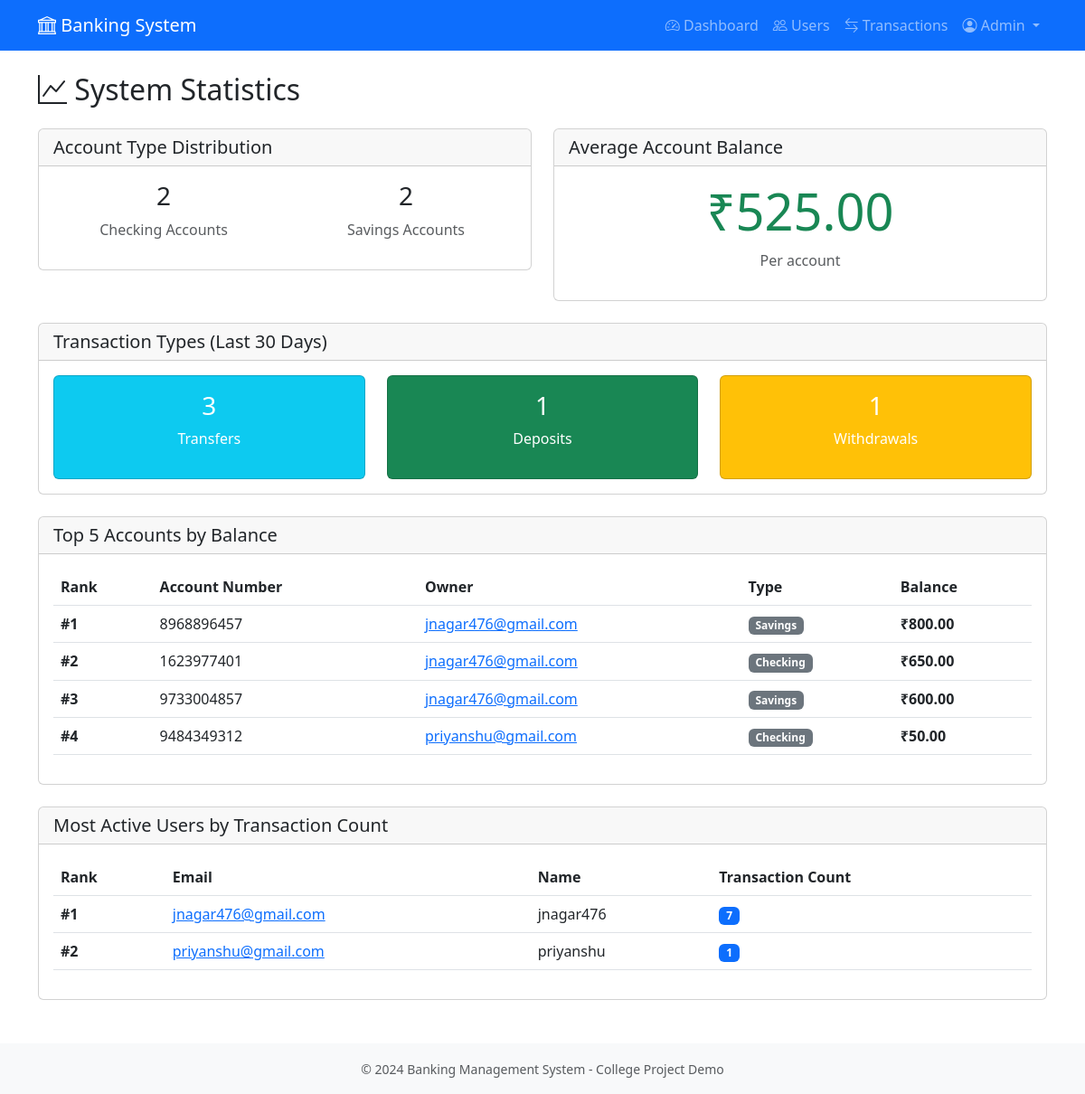
The app's page /admin/statistics (signed in), older data.
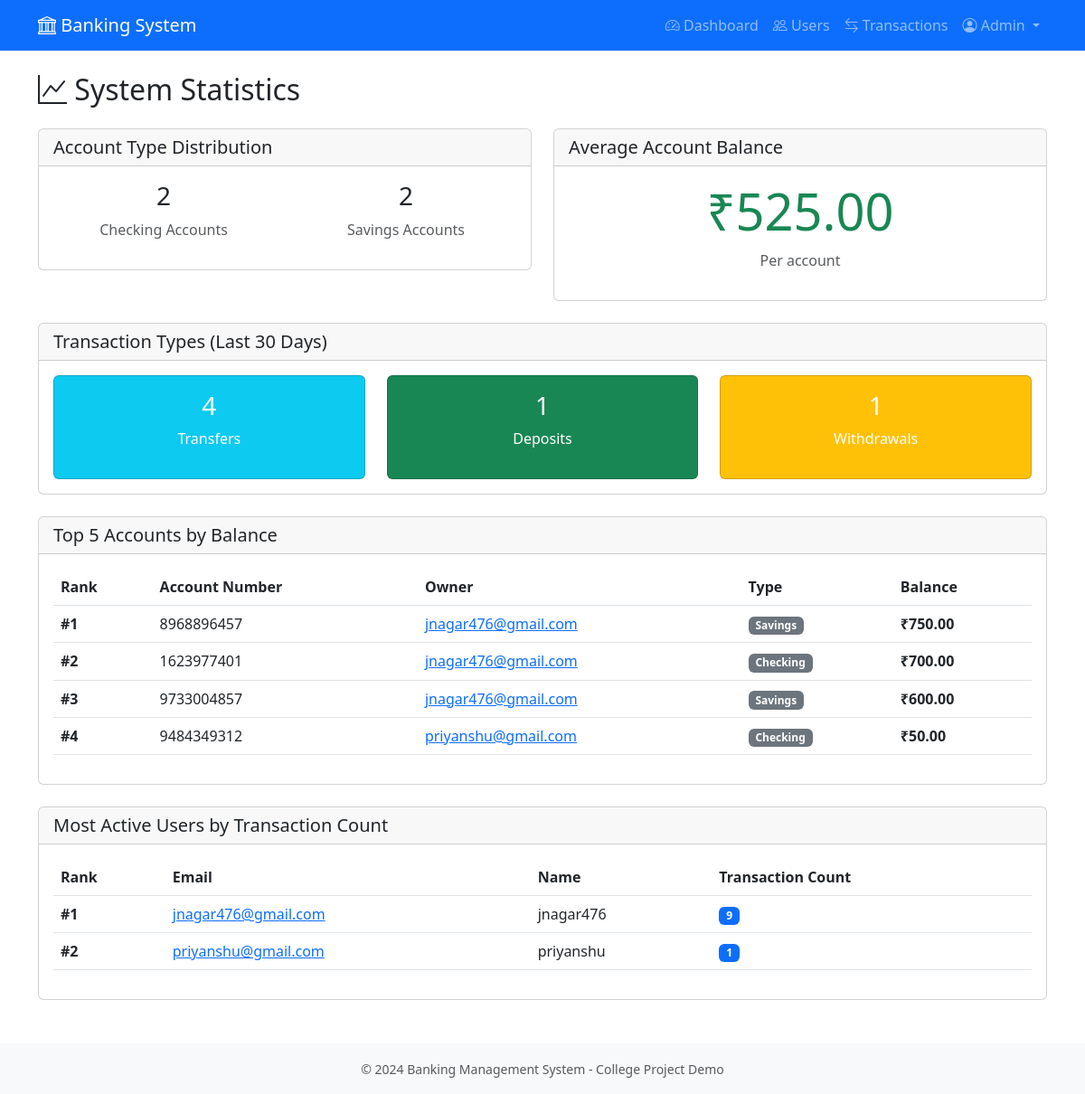
The same page, newer data.
### app/models.py (models this page shows, shortened)
class Account(db.Model):
    __tablename__ = 'accounts'
    id = db.Column(db.Integer, primary_key=True)
    user_id = db.Column(db.Integer, db.ForeignKey('users.id'), nullable=False, index=True)
    account_number = db.Column(db.String(20), unique=True, nullable=False, index=True)
    account_type = db.Column(db.String(20), nullable=False)  # 'checking' or 'savings'
    balance = db.Column(db.Integer, default=0, nullable=False)  # Stored in cents
    is_frozen = db.Column(db.Boolean, default=False, nullable=False)
    created_at = db.Column(db.DateTime, default=datetime.utcnow, nullable=False)
    transactions_sent = db.relationship(
        'Transaction',
        foreign_keys='Transaction.from_account_id',
        backref='source_account',
        lazy='dynamic'
    )
    transactions_received = db.relationship(
        'Transaction',
        foreign_keys='Transaction.to_account_id',
        backref='destination_account',
        lazy='dynamic'
    )
    def get_balance(self):
        return self.balance / 100.0

class User(UserMixin, db.Model):
    __tablename__ = 'users'
    id = db.Column(db.Integer, primary_key=True)
    email = db.Column(db.String(120), unique=True, nullable=False, index=True)
    password_hash = db.Column(db.String(255), nullable=False)
    full_name = db.Column(db.String(100), nullable=False)
    phone = db.Column(db.String(20), nullable=True)
    is_admin = db.Column(db.Boolean, default=False, nullable=False)
    is_active = db.Column(db.Boolean, default=True, nullable=False)
    created_at = db.Column(db.DateTime, default=datetime.utcnow, nullable=False)
    accounts = db.relationship('Account', backref='owner', lazy='dynamic', cascade='all, delete-orphan')

### app/routes/admin_routes.py (the view)
@bp.route('/statistics')
@login_required
@admin_required
def statistics():
    checking_count = Account.query.filter_by(account_type='checking').count()
    savings_count = Account.query.filter_by(account_type='savings').count()
    thirty_days_ago = datetime.utcnow() - timedelta(days=30)
    transfer_count = Transaction.query.filter(
        Transaction.transaction_type == 'transfer',
        Transaction.timestamp >= thirty_days_ago
    ).count()
    deposit_count = Transaction.query.filter(
        Transaction.transaction_type == 'deposit',
        Transaction.timestamp >= thirty_days_ago
    ).count()
    withdrawal_count = Transaction.query.filter(
        Transaction.transaction_type == 'withdrawal',
        Transaction.timestamp >= thirty_days_ago
    ).count()
    avg_balance_cents = db.session.query(func.avg(Account.balance)).scalar() or 0
    avg_balance = avg_balance_cents / 100.0
    top_accounts = Account.query.order_by(desc(Account.balance)).limit(5).all()
    users_with_transaction_counts = db.session.query(
        User.id,
        User.email,
        User.full_name,
        func.count(Transaction.id).label('transaction_count')
    ).join(Account, User.id == Account.user_id).join(
        Transaction,
        db.or_(
            Transaction.from_account_id == Account.id,
            Transaction.to_account_id == Account.id
        )
    ).group_by(User.id).order_by(desc('transaction_count')).limit(5).all()
    return render_template(
        'admin/statistics.html',
        title='System Statistics',
        checking_count=checking_count,
        savings_count=savings_count,
        transfer_count=transfer_count,
        deposit_count=deposit_count,
        withdrawal_count=withdrawal_count,
        avg_balance=avg_balance,
        top_accounts=top_accounts,
        active_users=users_with_transaction_counts
    )

### app/routes/admin_routes.py (called while the page is built)
def admin_required(f):
    @wraps(f)
    def decorated_function(*args, **kwargs):
        if not current_user.is_authenticated:
            flash('Please log in to access this page.', 'warning')
            return redirect(url_for('auth.admin_login'))
        if not isinstance(current_user, Admin):
            flash('Access denied. Admin privileges required.', 'danger')
            abort(403)  # Forbidden
        return f(*args, **kwargs)
    return decorated_function

### app/templates/admin/statistics.html (shortened to what the changed rows need)
{% extends "layout.html" %}
{% block content %}
<h2 class="mb-4">
    <i class="bi bi-graph-up"></i> System Statistics
</h2>
<div class="row mb-4">
    <div class="col-md-6">
        <div class="card">
            <div class="card-body text-center">
                <h2 class="display-4 text-success">₹{{ "%.2f"|format(avg_balance) }}</h2>
            </div>
        </div>
    </div>
</div>
<div class="card mb-4">
    <div class="card-body">
        <div class="row text-center">
            <div class="col-md-4">
                <div class="card bg-info text-white">
                    <div class="card-body">
                        <h3>{{ transfer_count }}</h3>
                        <p>Transfers</p>
                    </div>
                </div>
            </div>
        </div>
    </div>
</div>
<div class="card mb-4">
    <div class="card-body">
        {% if top_accounts %}
            <div class="table-responsive">
                <table class="table">
                    <thead>
                        <tr>
                            <th>Rank</th>
                            <th>Account Number</th>
                            <th>Owner</th>
                            <th>Type</th>
                            <th>Balance</th>
                        </tr>
                    </thead>
                    <tbody>
                        {% for account in top_accounts %}
                        <tr>
                            <td><strong>#{{ loop.index }}</strong></td>
                            <td>{{ account.account_number }}</td>
                            <td>
                                <a href="{{ url_for('admin.user_details', user_id=account.user_id) }}">
                                    {{ account.owner.email }}
                                </a>
                            </td>
                            <td><span class="badge bg-secondary">{{ account.account_type.title() }}</span></td>
                            <td><strong>₹{{ "%.2f"|format(account.get_balance()) }}</strong></td>
                        </tr>
                        {% endfor %}
                    </tbody>
                </table>
            </div>
        {% else %}
            <p class="text-muted mb-0">No accounts found.</p>
        {% endif %}
    </div>
</div>
<div class="card">
    <div class="card-body">
        {% if active_users %}
            <div class="table-responsive">
                <table class="table">
                    <thead>
                        <tr>
                            <th>Rank</th>
                            <th>Email</th>
                            <th>Name</th>
                            <th>Transaction Count</th>
                        </tr>
                    </thead>
                    <tbody>
                        {% for user_info in active_users %}
                        <tr>
                            <td><strong>#{{ loop.index }}</strong></td>
                            <td>
                                <a href="{{ url_for('admin.user_details', user_id=user_info.id) }}">
                                    {{ user_info.email }}
                                </a>
                            </td>
                            <td>{{ user_info.full_name }}</td>
                            <td><span class="badge bg-primary">{{ user_info.transaction_count }}</span></td>
                        </tr>
                        {% endfor %}
                    </tbody>
                </table>
            </div>
        {% else %}
            <p class="text-muted mb-0">No transaction data available.</p>
        {% endif %}
    </div>
</div>
{% endblock %}

Row changes from the older to the newer data that the page shows:
changed Account (number 1 of 4 on the later page): get_balance "800.00" → "750.00"
changed Account (number 2 of 4 on the later page): get_balance "650.00" → "700.00"
computed for User "jnagar476@gmail.com": transaction_count "7" → "9"
Text that changed along with them:
{{ transfer_count }}: "3" → "4"
